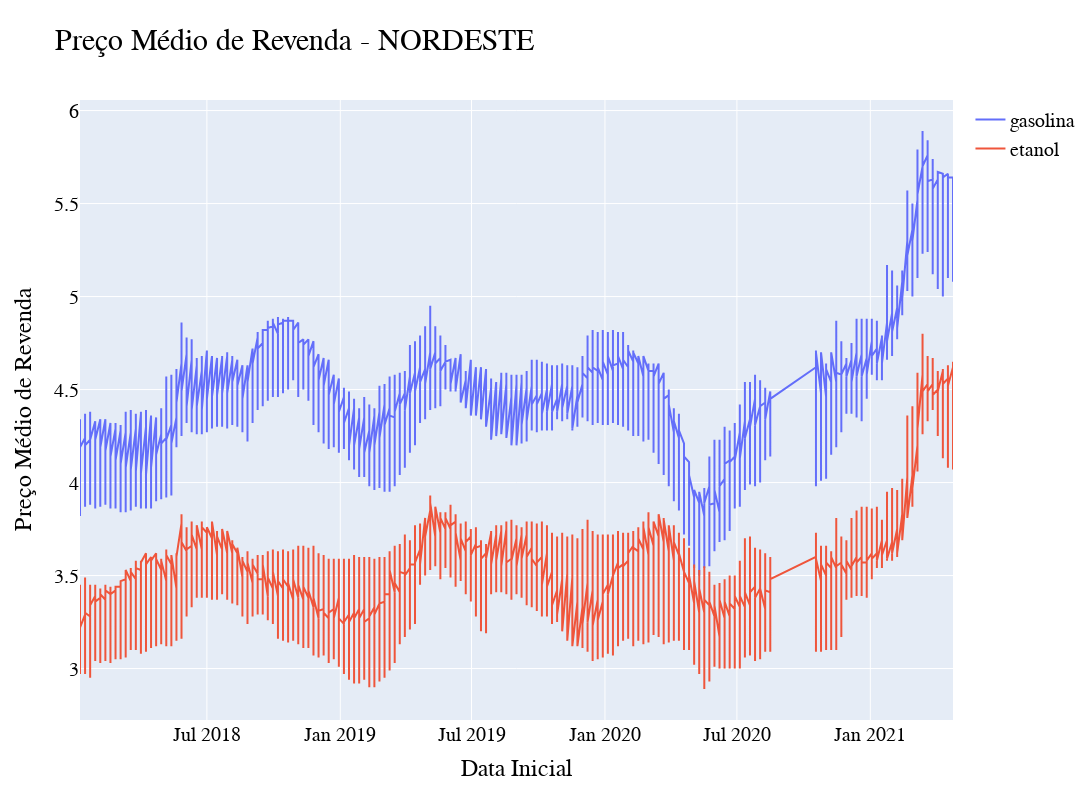

The code cell stored with this chart in its notebook:
### Markdown cell above
### Observando gráficamente os dados
3. Gráfico de Linha únificado

### Code cell
fig=go.Figure(
data=[go.Scatter(y=data_filtrado_gasolina['PREÇO MÉDIO REVENDA'],x=data_filtrado_gasolina['DATA INICIAL'],mode="lines", name="gasolina")])
fig.update_layout(height=800,width=1200, title_text="Preço Médio de Revenda - NORDESTE",title_font_size=30,xaxis_title='Data Inicial', 
yaxis_title='Preço Médio de Revenda',font = {'family': 'Arial','size': 20,'color': 'black'})
fig.add_traces(go.Scatter(x=data_filtrado_etanol["DATA INICIAL"],y=data_filtrado_etanol['PREÇO MÉDIO REVENDA'],name="etanol"))

fig.show()

### Figure 1 — Plotly figure (JSON) as saved in the notebook; plotly's stock layout.template omitted (floating-point values rounded to 4 significant figures; data arrays with more than 128 entries replaced by an {"elided": "..."} marker saying what was removed)
{"data": [{"mode": "lines", "name": "gasolina", "type": "scatter", "x": {"elided": "1485 str values"}, "y": {"elided": "1485 float values"}}, {"name": "etanol", "type": "scatter", "x": {"elided": "1484 str values"}, "y": {"elided": "1484 float values"}}], "layout": {"font": {"color": "black", "family": "Arial", "size": 20}, "height": 800, "title": {"font": {"size": 30}, "text": "Preço Médio de Revenda - NORDESTE"}, "width": 1200, "xaxis": {"title": {"text": "Data Inicial"}}, "yaxis": {"title": {"text": "Preço Médio de Revenda"}}}}
